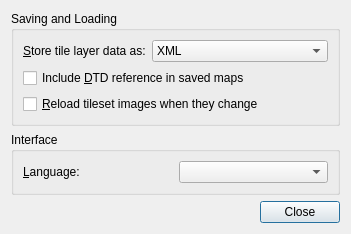
<?xml version="1.0" encoding="UTF-8"?>
<ui version="4.0">
 <class>PreferencesDialog</class>
 <widget class="QDialog" name="PreferencesDialog">
  <property name="geometry">
   <rect>
    <x>0</x>
    <y>0</y>
    <width>366</width>
    <height>237</height>
   </rect>
  </property>
  <property name="windowTitle">
   <string>Preferences</string>
  </property>
  <layout class="QVBoxLayout" name="verticalLayout">
   <property name="sizeConstraint">
    <enum>QLayout::SetFixedSize</enum>
   </property>
   <item>
    <widget class="QGroupBox" name="groupBox">
     <property name="title">
      <string>Saving and Loading</string>
     </property>
     <layout class="QGridLayout" name="gridLayout">
      <item row="0" column="0">
       <widget class="QLabel" name="label">
        <property name="text">
         <string>&amp;Store tile layer data as:</string>
        </property>
        <property name="buddy">
         <cstring>layerDataCombo</cstring>
        </property>
       </widget>
      </item>
      <item row="0" column="1">
       <widget class="QComboBox" name="layerDataCombo">
        <item>
         <property name="text">
          <string>XML</string>
         </property>
        </item>
        <item>
         <property name="text">
          <string>Base64 (uncompressed)</string>
         </property>
        </item>
        <item>
         <property name="text">
          <string>Base64 (gzip compressed)</string>
         </property>
        </item>
        <item>
         <property name="text">
          <string>Base64 (zlib compressed)</string>
         </property>
        </item>
       </widget>
      </item>
      <item row="2" column="0" colspan="2">
       <widget class="QCheckBox" name="reloadTilesetImages">
        <property name="text">
         <string>&amp;Reload tileset images when they change</string>
        </property>
       </widget>
      </item>
      <item row="1" column="0" colspan="2">
       <widget class="QCheckBox" name="enableDtd">
        <property name="toolTip">
         <string>Not enabled by default since a reference to an external DTD is known to cause problems with some XML parsers.</string>
        </property>
        <property name="text">
         <string>Include &amp;DTD reference in saved maps</string>
        </property>
       </widget>
      </item>
     </layout>
    </widget>
   </item>
   <item>
    <widget class="QGroupBox" name="groupBox_2">
     <property name="title">
      <string>Interface</string>
     </property>
     <layout class="QGridLayout" name="gridLayout_2">
      <item row="0" column="0">
       <widget class="QLabel" name="label_2">
        <property name="text">
         <string>&amp;Language:</string>
        </property>
        <property name="buddy">
         <cstring>languageCombo</cstring>
        </property>
       </widget>
      </item>
      <item row="0" column="1">
       <widget class="QComboBox" name="languageCombo"/>
      </item>
     </layout>
    </widget>
   </item>
   <item>
    <spacer name="verticalSpacer">
     <property name="orientation">
      <enum>Qt::Vertical</enum>
     </property>
     <property name="sizeHint" stdset="0">
      <size>
       <width>0</width>
       <height>0</height>
      </size>
     </property>
    </spacer>
   </item>
   <item>
    <widget class="QDialogButtonBox" name="buttonBox">
     <property name="orientation">
      <enum>Qt::Horizontal</enum>
     </property>
     <property name="standardButtons">
      <set>QDialogButtonBox::Close</set>
     </property>
    </widget>
   </item>
  </layout>
 </widget>
 <resources/>
 <connections>
  <connection>
   <sender>buttonBox</sender>
   <signal>accepted()</signal>
   <receiver>PreferencesDialog</receiver>
   <slot>accept()</slot>
   <hints>
    <hint type="sourcelabel">
     <x>248</x>
     <y>254</y>
    </hint>
    <hint type="destinationlabel">
     <x>157</x>
     <y>274</y>
    </hint>
   </hints>
  </connection>
  <connection>
   <sender>buttonBox</sender>
   <signal>rejected()</signal>
   <receiver>PreferencesDialog</receiver>
   <slot>reject()</slot>
   <hints>
    <hint type="sourcelabel">
     <x>316</x>
     <y>260</y>
    </hint>
    <hint type="destinationlabel">
     <x>286</x>
     <y>274</y>
    </hint>
   </hints>
  </connection>
 </connections>
</ui>
